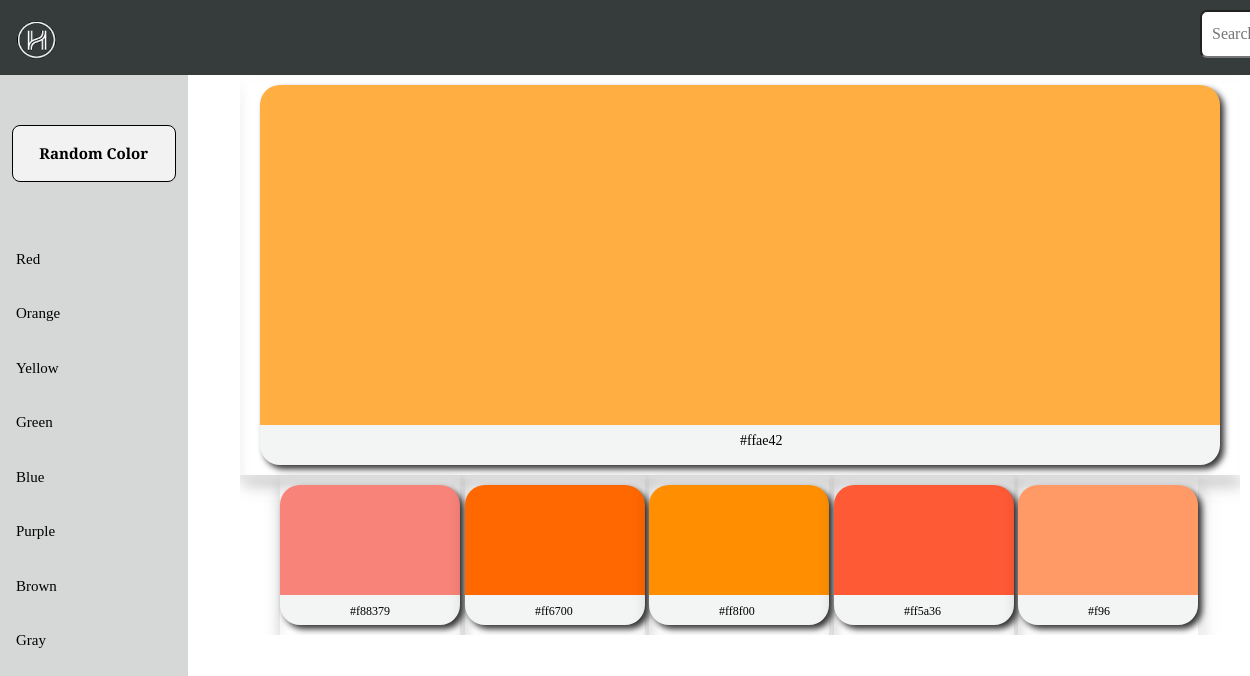
Page /detail_view/random/ on the committed database.
### colorswatch/models.py (models this page shows)
class ColorToHexCodeMapping(models.Model):
	parent = models.CharField(max_length=50)
	code_name = models.CharField(max_length=50)
	hex_value = models.CharField(max_length=10)

### colorswatch/views.py (the view)
# urls.py: path('detail_view/random/', views.detail_view_random, name='colorswatch-detailview-random'),
def detail_view_random(request):
	colors = ['green','red','blue','green','yellow','orange','purple','brown']
	random_color = random.choice(colors)
	colors= ColorToHexCodeMapping.objects.filter(parent=random_color).order_by('-id')[:6]
	color_list = {'color0': colors[0].hex_value, 'color1':colors[1].hex_value, 'color2':colors[2].hex_value, 'color3':colors[3].hex_value,'color4':colors[4].hex_value,
					'color5':colors[5].hex_value}
	context = {'colors': color_list}
	return render(request, 'colorswatch/detail_view.html',context)

### colorswatch/templates/colorswatch/detail_view.html
{% extends "colorswatch/base.html" %}
{% block content %}
<div style ="width:1000px; height:100%;"  class = "tbl" >
	<svg style="width:1000px;height:400px;" class="shadow">
		<path d="M40, 10 h920 a20,20 0 0 1 20, 20 v320  -20,20 h-920   -20,-20 v-320 a20,20 0 0 1 20,-20 z" fill="{{ colors.color0 }}"  stroke-width="3" />
		<g>
			<path d="M20, 350 h920  20,20 v20 a20,20 0 0 1 -20,20 h-920 a20,20 0 0 1 -20,-20 v-20  20,-20 z" fill="#f2f5f3" />
			<text x="500" y="370" font-family="Verdana" font-size="14"  style="color:black;font-family: 'Source Serif Pro', serif;"> {{colors.color0}}
			</text>
		</g>
	</svg>
	<ul>
	<li>
		<svg style="width:180px;height:160px;" class="shadow">
			<path d="M20, 10 h140 a20,20 0 0 1 20, 20 v100  -20,20 h-140   -20,-20 v-100 a20,20 0 0 1 20,-20 z" fill="{{ colors.color1 }}"  stroke-width="3" />
			<g>
				<path d="M0,120 h140  20,20 v10 a20,20 0 0 1 -20,20 h-140 a20,20 0 0 1 -20,-20 v-10  20,-20 z" fill="#f2f5f3"  />
				<text x="70" y="140" font-family="Verdana" font-size="12"  style="color:black;font-family: 'Source Serif Pro', serif;"> {{ colors.color1 }}
				</text>
			</g>
		</svg>
	</li>
	<li >
		<svg style="width:180px;height:160px;" class="shadow">
			<path d="M20, 10 h140 a20,20 0 0 1 20, 20 v100  -20,20 h-140   -20,-20 v-100 a20,20 0 0 1 20,-20 z" fill="{{ colors.color2 }}"  stroke-width="3" />
			<g>
				<path d="M0,120 h140  20,20 v10 a20,20 0 0 1 -20,20 h-140 a20,20 0 0 1 -20,-20 v-10  20,-20 z" fill="#f2f5f3"  />
				<text x="70" y="140" font-family="Verdana" font-size="12"  style="color:black;font-family: 'Source Serif Pro', serif;"> {{ colors.color2 }}
				</text>
			</g>
		</svg>
	</li>
	<li>
		<svg style="width:180px;height:160px;" class="shadow">
			<path d="M20, 10 h140 a20,20 0 0 1 20, 20 v100  -20,20 h-140   -20,-20 v-100 a20,20 0 0 1 20,-20 z" fill="{{ colors.color3 }}"  stroke-width="3" />
			<g>
				<path d="M0,120 h140  20,20 v10 a20,20 0 0 1 -20,20 h-140 a20,20 0 0 1 -20,-20 v-10  20,-20 z" fill="#f2f5f3"  />
				<text x="70" y="140" font-family="Verdana" font-size="12"  style="color:black;font-family: 'Source Serif Pro', serif;"> {{ colors.color3 }}
				</text>
			</g>
		</svg>
	</li>
	<li>
		<svg style="width:180px;height:160px;" class="shadow">
			<path d="M20, 10 h140 a20,20 0 0 1 20, 20 v100  -20,20 h-140   -20,-20 v-100 a20,20 0 0 1 20,-20 z" fill="{{ colors.color4 }}"  stroke-width="3" />
			<g>
				<path d="M0,120 h140  20,20 v10 a20,20 0 0 1 -20,20 h-140 a20,20 0 0 1 -20,-20 v-10  20,-20 z" fill="#f2f5f3"  />
				<text x="70" y="140" font-family="Verdana" font-size="12"  style="color:black;font-family: 'Source Serif Pro', serif;"> {{ colors.color4 }}
				</text>
			</g>
		</svg>
	</li>
	<li >
		<svg style="width:180px;height:160px;" class="shadow">
			<path d="M20, 10 h140 a20,20 0 0 1 20, 20 v100  -20,20 h-140   -20,-20 v-100 a20,20 0 0 1 20,-20 z" fill="{{ colors.color5 }}"  stroke-width="3" />
			<g>
				<path d="M0,120 h140  20,20 v10 a20,20 0 0 1 -20,20 h-140 a20,20 0 0 1 -20,-20 v-10  20,-20 z" fill="#f2f5f3"  />
				<text x="70" y="140" font-family="Verdana" font-size="12"  style="color:black;font-family: 'Source Serif Pro', serif;"> {{ colors.color5 }}
				</text>
			</g>
		</svg>
	</li>
	</ul>
</div>
{% endblock content %}

### colorswatch/static/css/main.css (style rules this page uses)
body { font-family: 'Source Serif Pro',serif; }
ul { display:inline; width: 100%; }
li { display:inline; }
.tbl { width: 85%; margin-left: 240px; overflow-x:auto; }

### colorswatch/templates/colorswatch/base.html (style rules this page uses)
.shadow { -webkit-filter: drop-shadow( 4px 4px 3px rgba(0, 0, 0, 0.8)); filter: drop-shadow( 4px 4px 3px rgba(0, 0, 0, 0.8)); }

### rows in the picture
ColorToHexCodeMapping: color0 "#ffae42"
ColorToHexCodeMapping: color1 "#f88379"
ColorToHexCodeMapping: color2 "#ff6700"
ColorToHexCodeMapping: color3 "#ff8f00"
ColorToHexCodeMapping: color4 "#ff5a36"
ColorToHexCodeMapping: color5 "#f96"
